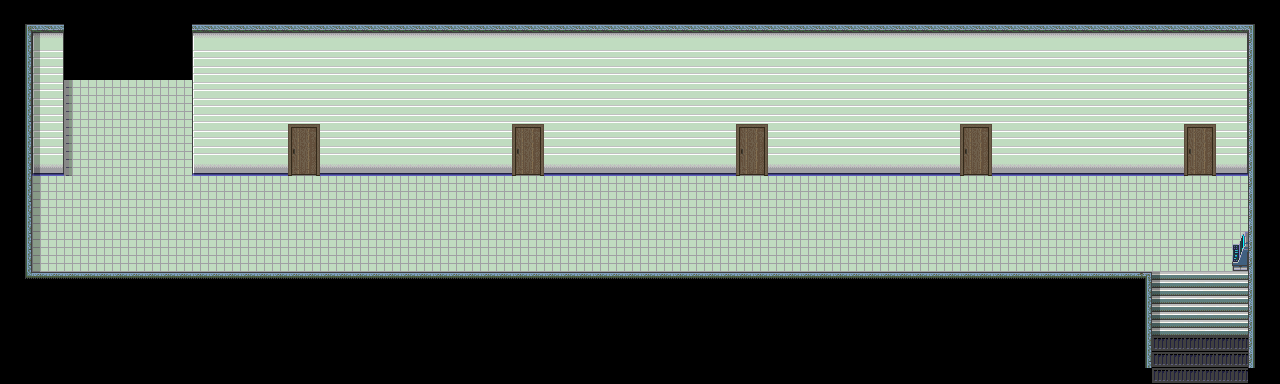

Rendered tile map (Tiled .tmx) drawn with the repository's tilesets; below, a short description and the map source with its tile grids summarised:
An orthogonal 80x24 tile map with 16x16 px tiles, 13 tile layers (Base, MonoShita, MonoChu, MonoUe, ...), 6 tilesets and 13 objects.

<map version="1.0" orientation="orthogonal" renderorder="right-down" width="80" height="24" tilewidth="16" tileheight="16" backgroundcolor="#000000" nextobjectid="19">
 <tileset firstgid="1" name="cyber2" tilewidth="16" tileheight="16" tilecount="480" columns="30">
  <image source="cyber2.png" trans="aa55ff" width="480" height="256" />
 </tileset>
 <tileset firstgid="481" name="ST-Sewer-01" tilewidth="16" tileheight="16" tilecount="1504" columns="16">
  <image source="ST-Sewer-01.png" trans="aa55ff" width="256" height="1504" />
 </tileset>
 <tileset firstgid="1985" name="cyber" tilewidth="16" tileheight="16" tilecount="480" columns="30">
  <image source="cyber.png" trans="aa55ff" width="480" height="256" />
 </tileset>
 <tileset firstgid="2465" name="ed4" tilewidth="16" tileheight="16" tilecount="480" columns="30">
  <image source="ed4.png" trans="aa55ff" width="480" height="256" />
 </tileset>
 <tileset firstgid="2945" name="SC-DoorI01" tilewidth="16" tileheight="16" tilecount="128" columns="8">
  <image source="SC-DoorI01.png" trans="aa55ff" width="128" height="256" />
 </tileset>
 <tileset firstgid="3073" name="death" tilewidth="16" tileheight="16" tilecount="384" columns="24">
  <image source="death.png" trans="aa55ff" width="384" height="256" />
 </tileset>
 <layer name="Base" width="80" height="24">
  <properties>
   <property name="z" value="-10" />
  </properties>
  <data>[1920 cells, 1152 non-empty, 13 distinct tile ids]</data>
 </layer>
 <layer name="MonoShita" width="80" height="24">
  <properties>
   <property name="z" value="-10" />
  </properties>
  <data>[1920 cells, 2 non-empty, 2 distinct tile ids]</data>
 </layer>
 <layer name="MonoChu" width="80" height="24">
  <properties>
   <property name="z" value="-10" />
  </properties>
  <data>[1920 cells, 183 non-empty, 9 distinct tile ids]</data>
 </layer>
 <layer name="MonoUe" width="80" height="24">
  <properties>
   <property name="z" value="-10" />
  </properties>
  <data>[1920 cells, 40 non-empty, 16 distinct tile ids]</data>
 </layer>
 <layer name="blood2" width="80" height="24">
  <properties>
   <property name="z" value="-10" />
  </properties>
  <data>[1920 cells, 24 non-empty, 15 distinct tile ids]</data>
 </layer>
 <layer name="hide3" width="80" height="24">
  <properties>
   <property name="z" value="-10" />
  </properties>
  <data>[1920 cells, 22 non-empty, 1 distinct tile ids]</data>
 </layer>
 <layer name="blood" width="80" height="24">
  <properties>
   <property name="z" value="-10" />
  </properties>
  <data>[1920 cells, 41 non-empty, 33 distinct tile ids]</data>
 </layer>
 <layer name="hide1" width="80" height="24">
  <properties>
   <property name="z" value="-10" />
  </properties>
  <data>[1920 cells, 20 non-empty, 1 distinct tile ids]</data>
 </layer>
 <layer name="hide2" width="80" height="24">
  <properties>
   <property name="z" value="-10" />
  </properties>
  <data>[1920 cells, 20 non-empty, 1 distinct tile ids]</data>
 </layer>
 <layer name="door" width="80" height="24">
  <properties>
   <property name="z" value="-10" />
  </properties>
  <data>[1920 cells, 8 non-empty, 8 distinct tile ids]</data>
 </layer>
 <objectgroup name="collision">
  <object id="1" x="0" y="272" width="1152" height="128" />
  <object id="2" x="1248" y="80" width="32" height="304" />
  <object id="3" x="192" y="0" width="1056" height="176" />
  <object id="4" x="0" y="0" width="32" height="272" />
  <object id="5" x="32" y="0" width="32" height="176" />
  <object id="8" x="1152" y="368" width="96" height="32" />
  <object id="17" x="1232" y="240" width="16" height="32" />
 </objectgroup>
 <objectgroup name="event">
  <object id="12" x="1088" y="352" width="32" height="32">
   <properties>
    <property name="EventID" value="1" />
    <property name="trigger" value="0" />
   </properties>
  </object>
  <object id="13" x="1056" y="352" width="32" height="32">
   <properties>
    <property name="EventID" value="6" />
    <property name="trigger" value="3" />
   </properties>
  </object>
  <object id="14" x="64" y="80" width="128" height="32">
   <properties>
    <property name="EventID" value="7" />
    <property name="trigger" value="1" />
   </properties>
  </object>
  <object id="15" x="64" y="48" width="128" height="32">
   <properties>
    <property name="EventID" value="8" />
    <property name="trigger" value="1" />
   </properties>
  </object>
  <object id="16" x="1184" y="144" width="32" height="32">
   <properties>
    <property name="EventID" value="9" />
    <property name="trigger" value="4" />
   </properties>
  </object>
  <object id="18" x="1232" y="240" width="16" height="32">
   <properties>
    <property name="EventID" value="10" />
    <property name="trigger" value="2" />
   </properties>
  </object>
 </objectgroup>
 <layer name="shadow" width="80" height="24">
  <data>[1920 cells, 27 non-empty, 1 distinct tile ids]</data>
 </layer>
 <layer name="shutter" width="80" height="24">
  <data>[1920 cells, 18 non-empty, 1 distinct tile ids]</data>
 </layer>
 <layer name="CharaUe" width="80" height="24">
  <data>[1920 cells, 1 non-empty, 1 distinct tile ids]</data>
 </layer>
</map>
